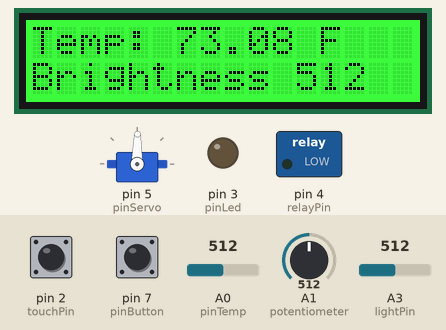
A sketch run on a simulated Arduino Uno, built with avr-gcc and run on an emulated ATmega328P. Shown: 16×2 character LCD, servo, switched loads named in the sketch (green lamp = pin HIGH), output pins drawn as LEDs (lit = HIGH). The test bench sets the inputs (shaded band); at power-on: pin 7 (pinButton) LOW, pin 2 (touchPin) LOW, A0 (pinTemp) = 512, A1 (potentiometer) = 512, A3 (lightPin) = 512.

Above: at 1.2 s.
1.3 s: pin 7 (pinButton) pulled HIGH for 0.15 s
At 1.41 s:
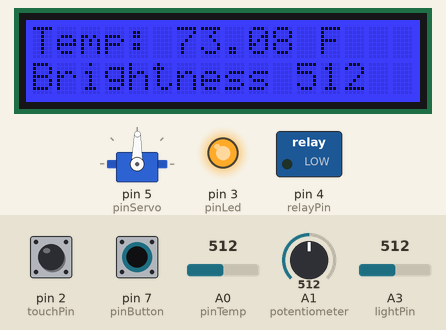
2.9 s: pin 2 (touchPin) pulled HIGH for 0.15 s
At 2.99 s:
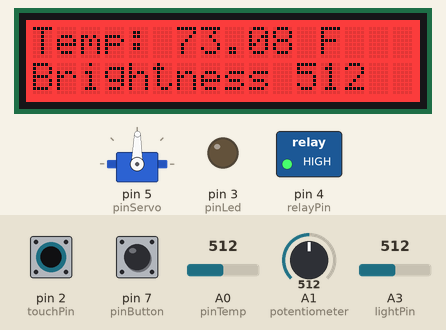
4.5 s: A0 (pinTemp) set to 161
At 5.7 s:
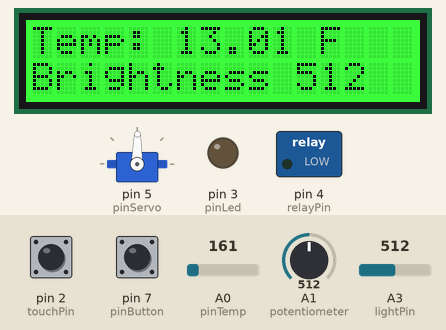
6.0 s: A0 (pinTemp) set to 140
At 6.7 s:
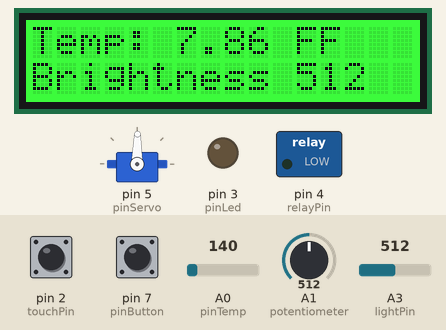
7.5 s: pin 2 (touchPin) pulled HIGH for 1 s
At 7.9 s:
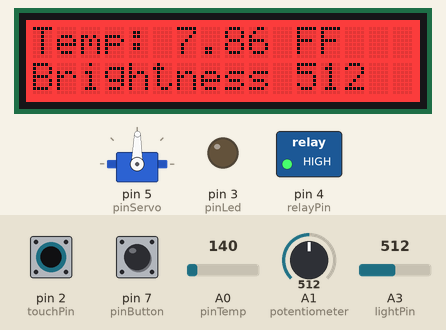
10.0 s: pin 7 (pinButton) pulled HIGH for 1 s
At 10.8 s:
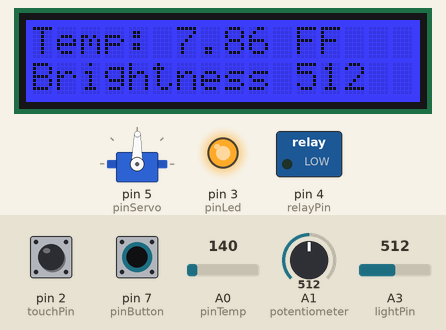
Timing chart, 0 to 13.0 s (numbered marks = the images above; inputs shaded):
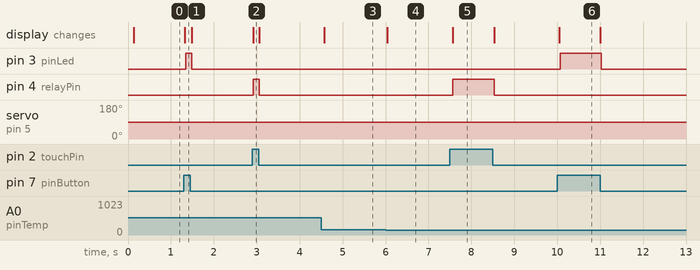

The sketch:

all_in_one_edison.ino
```cpp
// Reads the value of the Grove - Temperature Sensor, converts it to a Celsius temperature,
// and prints it to the serial console.
// Connect the Grove - Temperature Sensor to the socket marked A0
// Open the Serial Monitor in the Arduino IDE after uploading
#include <Wire.h>
#include "rgb_lcd.h"
#include <Servo.h>


// Define the pin to which the temperature sensor is connected.
const int pinTemp = A0;
const int pinButton = 7;
const int pinLed    = 3;
const int pinServo = 5;
const int potentiometer = A1;
const int touchPin = 2;
const int relayPin =  4;
const int colorR = 0;
const int colorG = 0;
const int colorB = 0;
const int lightPin = A3;

// Define the B-value of the thermistor.
// This value is a property of the thermistor used in the Grove - Temperature Sensor,
// and used to convert from the analog value it measures and a temperature value.
const int B = 3975;
Servo groveServo;
rgb_lcd lcd;
void setup()
{
   lcd.begin(16, 2);
   lcd.setRGB(colorR, colorG, colorB);

   // Configure the button's pin for input signals.
    pinMode(pinButton, INPUT);

    // Configure the LED's pin for output.
    pinMode(pinLed, OUTPUT);
    groveServo.attach(pinServo);

    // Configure the angle sensor's pin for input signals.
    pinMode(potentiometer, INPUT);
    // Configure the relay's pin for output signals.
    pinMode(relayPin, OUTPUT);

}

void loop()
{
   {
      int buttonState = digitalRead(touchPin);
      int buttonState2 = digitalRead(pinButton);
      if (buttonState == 1)
      {
        lcd.setRGB(255, 0, 0);
      }
      else
      {
        lcd.setRGB(0,255,0);
      }
       if (buttonState2 == 1)
      {
        lcd.setRGB(0,0,255);
      }


    }
  {
    int buttonState = digitalRead(touchPin);

    // If the button is pressed, activate (close) the relay.
    if (buttonState == 1)
    {
        digitalWrite(relayPin, HIGH);
    }
    else
    {
        digitalWrite(relayPin, LOW);
    }
    delay(10);
  }
  {
     int sensorPosition = analogRead(potentiometer);

    // The analog value from the angle sensor is between 0 and 1023, but
    // the servo only accepts values between 0 and 179; use the map()
    // function as a linear conversion between the two ranges.
    int shaftPosition = map(sensorPosition, 0, 1023, 0, 179);

    // Use the Servo object to move the servo.
    groveServo.write(shaftPosition);

    delay(15);
  }

  {
      if(digitalRead(pinButton))
    {
        // When the button is pressed, turn the LED on.
        digitalWrite(pinLed, HIGH);
    }
    else
    {
        // Otherwise, turn the LED off.
        digitalWrite(pinLed, LOW);
    }
    delay (10);

    }
    {// Get the (raw) value of the temperature sensor.

    int val = analogRead(pinTemp);

    // Determine the current resistance of the thermistor based on the sensor value.
    float resistance = (float)(1023-val)*10000/val;

    // Calculate the temperature based on the resistance value.
    float temperatureInCel = (1/(log(resistance/10000)/B+1/298.15)-273.15);
    float temperatureInFar = (temperatureInCel*1.8+32)-4;
    lcd.setCursor(0, 0);
    lcd.print("Temp: ");

    // Print the temperature to lcd
    lcd.print(temperatureInFar );
    lcd.print(" F");


    // Wait one second between measurements.
    delay(07);
    }
    {
      int sensorVal = analogRead(lightPin);
      lcd.setCursor(0,2);
      lcd.print("Brightness ");
      lcd.print(sensorVal);
      delay(0);

    }


}
```

Measured:
- the behaviour switches between 149 and 148 on A0 (pinTemp) (found by bisection; images 3 and 4)
- after the input at 1.3 s, pin 3 (pinLed): LOW → HIGH at once, → LOW 0.14 s later; the display: changes at once (image 1)
- after the input at 2.9 s, pin 4 (relayPin): LOW → HIGH at once, → LOW 0.14 s later; the display: changes at once (image 2)
- after the input at 4.5 s, the display: changes after 0.07 s (image 3)
- after the input at 6.0 s, the display: changes at once (image 4)
- after the input at 7.5 s, pin 4 (relayPin): LOW → HIGH after 0.07 s, → LOW 0.96 s later; the display: changes after 0.07 s (image 5)
- after the input at 10.0 s, pin 3 (pinLed): LOW → HIGH after 0.07 s, → LOW 0.96 s later; the display: changes at once (image 6)
